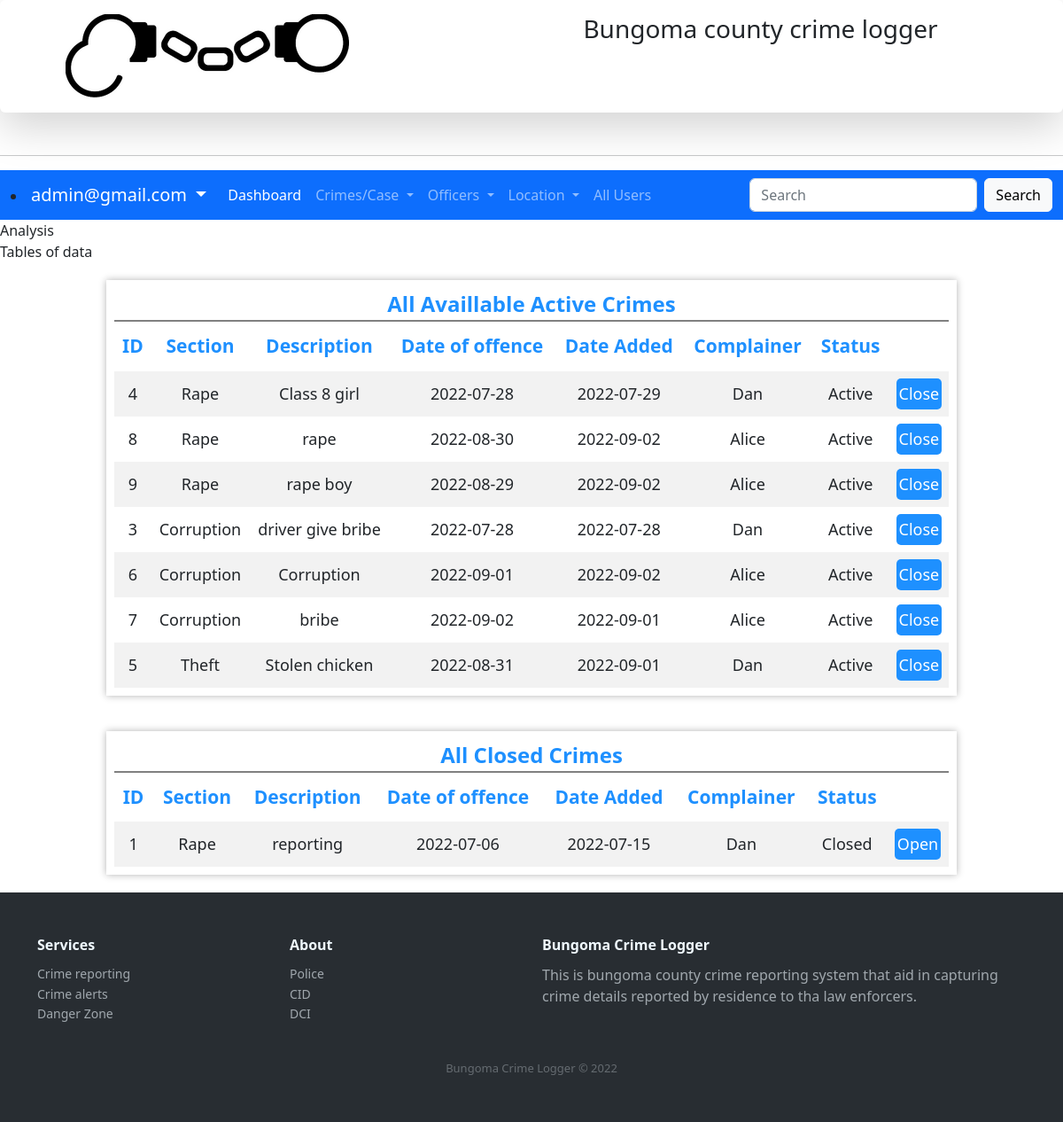
The page /crimes.php (signed in) on the database its author committed.
### tables this page shows
CREATE TABLE IF NOT EXISTS `tblcrime` (
  `crimeID` int(12) NOT NULL AUTO_INCREMENT,
  `sectionID` int(12) NOT NULL,
  `complainerID` int(12) NOT NULL,
  `description` varchar(255) NOT NULL,
  `countyID` int(12) NOT NULL,
  `constituencyID` int(12) NOT NULL,
  `wardID` int(12) NOT NULL,
  `dateofoffence` date NOT NULL,
  `timeofoffence` time NOT NULL,
  `dateadded` date NOT NULL,
  `dateupdated` date NOT NULL,
  `status` int(1) NOT NULL,
  PRIMARY KEY (`crimeID`),
  KEY `crseec` (`sectionID`),
  KEY `crcan` (`countyID`),
  KEY `crcon` (`complainerID`),
  KEY `crcos` (`constituencyID`),
  KEY `ward` (`wardID`)
);

CREATE TABLE IF NOT EXISTS `tblsection` (
  `sectionID` int(12) NOT NULL AUTO_INCREMENT,
  `sectionnmae` varchar(255) NOT NULL,
  `description` varchar(255) NOT NULL,
  `dateadded` date NOT NULL,
  `dateupdated` date NOT NULL,
  `status` int(1) NOT NULL,
  PRIMARY KEY (`sectionID`)
);

CREATE TABLE IF NOT EXISTS `tblresidence` (
  `residenceID` int(12) NOT NULL AUTO_INCREMENT,
  `residenceIdNumber` varchar(12) NOT NULL,
  `firstname` varchar(255) NOT NULL,
  `othername` varchar(255) NOT NULL,
  `gender` varchar(6) NOT NULL,
  `phone` varchar(255) NOT NULL,
  `email` varchar(255) NOT NULL,
  `countyID` int(12) NOT NULL,
  `consituencyID` int(12) NOT NULL,
  `wardID` int(12) NOT NULL,
  `village` varchar(255) NOT NULL,
  `photo` varchar(255) NOT NULL,
  `datecreated` date NOT NULL,
  `dateupdated` date NOT NULL,
  `status` int(1) NOT NULL,
  PRIMARY KEY (`residenceID`),
  UNIQUE KEY `email` (`email`),
  KEY `wardres` (`wardID`),
  KEY `countyres` (`countyID`),
  KEY `constres` (`consituencyID`)
);

### crimes.php (the view, shortened to what this page needs)
<?php require_once('Connections/crimecon.php'); ?>
<?php
$maxRows_allcrimesmangement = 10;
$pageNum_allcrimesmangement = 0;
$startRow_allcrimesmangement = $pageNum_allcrimesmangement * $maxRows_allcrimesmangement;
$query_allcrimesmangement = "SELECT tblcrime.crimeID,  tblcrime.`description`, tblcrime.dateofoffence, tblcrime.dateadded, tblcrime.status, tblsection.sectionnmae, tblresidence.firstname FROM tblcrime, tblsection, tblresidence WHERE tblsection.sectionID = tblcrime.sectionID  AND tblresidence.residenceID = tblcrime.complainerID  AND tblcrime.status = 1";
$query_limit_allcrimesmangement = sprintf("%s LIMIT %d, %d", $query_allcrimesmangement, $startRow_allcrimesmangement, $maxRows_allcrimesmangement);
$allcrimesmangement = mysql_query($query_limit_allcrimesmangement, $crimecon) or die(mysql_error());
$row_allcrimesmangement = mysql_fetch_assoc($allcrimesmangement);
$query_ClosedCrime = "SELECT tblcrime.crimeID,  tblcrime.description, tblcrime.dateofoffence, tblcrime.dateadded, tblcrime.status, tblsection.sectionnmae, tblresidence.firstname FROM tblcrime, tblsection, tblresidence WHERE tblsection.sectionID = tblcrime.sectionID  AND tblresidence.residenceID = tblcrime.complainerID  AND tblcrime.status = 0";
$ClosedCrime = mysql_query($query_ClosedCrime, $crimecon) or die(mysql_error());
$row_ClosedCrime = mysql_fetch_assoc($ClosedCrime);
?>
<!DOCTYPE html PUBLIC "-//W3C//DTD XHTML 1.0 Transitional//EN" "http://www.w3.org/TR/xhtml1/DTD/xhtml1-transitional.dtd">
<html xmlns="http://www.w3.org/1999/xhtml">
<head>
<link rel="stylesheet" type="text/css" href="customcss/navigation.css">
<link rel="stylesheet" type="text/css" href="customcss/myelements.css">
<link rel="stylesheet" type="text/css" href="customcss/admin.css">
<link rel="stylesheet" type="text/css" href="css/bootstrap.min.css">
<link rel="stylesheet" href="https://cdnjs.cloudflare.com/ajax/libs/ionicons/2.0.1/css/ionicons.min.css">
</head>
<body>
 <nav class="shadow-lg p-3 mb-5 bg-body rounded">
   <div class="logoholder">
   	<div class="logo-holder">
   		<img src="assets/logo/logo.png">
   	</div>
   	<div class="name-holder">
   		<h3>Bungoma county crime logger</h3>
   	</div>
   </div>
   </nav>
   <hr>
      <nav class="navbar navbar-expand-lg navbar-dark bg-primary">
  <div class="container-fluid">
      <li class="nav-item dropdown">
          <a class="navbar-brand dropdown-toggle" href="#" id="navbarDropdown" role="button" data-bs-toggle="dropdown" aria-expanded="false">
           <?php echo $_SESSION['username'] ?>
          </a>
        </li>
    <div class="collapse navbar-collapse" id="navbarSupportedContent">
      <ul class="navbar-nav me-auto mb-2 mb-lg-0">
      	<li class="nav-item">
          <a class="nav-link active" href="dashboardadmin.php">Dashboard</a>
        </li>
        <li class="nav-item dropdown">
          <a class="nav-link dropdown-toggle" href="#" id="navbarDropdown" role="button" data-bs-toggle="dropdown" aria-expanded="false">
            Crimes/Case
          </a>
        </li>
        <li class="nav-item dropdown">
          <a class="nav-link dropdown-toggle" href="#" id="navbarDropdown" role="button" data-bs-toggle="dropdown" aria-expanded="false">
            Officers
          </a>
        </li>
        <li class="nav-item dropdown">
          <a class="nav-link dropdown-toggle" href="#" id="navbarDropdown" role="button" data-bs-toggle="dropdown" aria-expanded="false">
            Location
          </a>
        </li>
        <li class="nav-item">
          <a class="nav-link" href="systemusers.php">All Users</a>
        </li>
      </ul>
      <form class="d-flex">
        <input class="form-control me-2" type="search" placeholder="Search" aria-label="Search">
        <button class="btn btn-light" type="submit">Search</button>
      </form>
    </div>
  </div>
</nav>
<label>Analysis</label><br>
<label>Tables of data</label>
<div class="scroll-table">
  <div class="table-holder">
    <div class="table-caption">
      <label class="largeText dodgerblueText">All Availlable Active Crimes <span></span></label>
    </div>
    <table>
      <thead>
  <tr>
    <th>ID</th>
    <th>Section</th>
    <th>Description</th>
    <th>Date of offence</th>
    <th>Date Added</th>
    <th>Complainer</th>
    <th>Status</th>
  </tr>
  </thead>
  <tbody>
<?php do { ?>
    <tr>
      <td><?php echo $row_allcrimesmangement['crimeID']; ?></td>
      <td><?php echo $row_allcrimesmangement['sectionnmae']; ?></td>
      <td><?php echo $row_allcrimesmangement['description']; ?></td>
      <td><?php echo $row_allcrimesmangement['dateofoffence']; ?></td>
      <td><?php echo $row_allcrimesmangement['dateadded']; ?></td>
      <td><?php echo $row_allcrimesmangement['firstname']; ?></td>
      <td><?php   if($row_allcrimesmangement['status'] == 1){
        echo "Active";
      }else{
        echo "Closed";
      } ?></td>
      <td><form action="crimes.php" method="POST" name="formclosecrime" id="closecrime1"> <button class="myActionbutton" value="<?php echo $row_allcrimesmangement['crimeID']; ?>" name="btnclosecase">Close</button>
      </form>
    </td>
    </tr>
    <?php } while ($row_allcrimesmangement = mysql_fetch_assoc($allcrimesmangement)); ?>
    </tbody>
</table>
  </div>
  </div>
  <div class="scroll-table">
  <div class="table-holder">
    <div class="table-caption">
      <label class="largeText dodgerblueText">All Closed Crimes <span></span></label>
    </div>
    <table>
      <thead>
  <tr>
    <th>ID</th>
    <th>Section</th>
    <th>Description</th>
    <th>Date of offence</th>
    <th>Date Added</th>
    <th>Complainer</th>
    <th>Status</th>
  </tr>
  </thead>
  <tbody>
<?php do { ?>
    <tr>
      <td><?php echo $row_ClosedCrime['crimeID']; ?></td>
      <td><?php echo $row_ClosedCrime['sectionnmae']; ?></td>
      <td><?php echo $row_ClosedCrime['description']; ?></td>
      <td><?php echo $row_ClosedCrime['dateofoffence']; ?></td>
      <td><?php echo $row_ClosedCrime['dateadded']; ?></td>
      <td><?php echo $row_ClosedCrime['firstname']; ?></td>
      <td><?php   if($row_ClosedCrime['status'] == 0 && $row_ClosedCrime['crimeID'] >= 1){
        echo "Closed";
      }else{
      } ?></td>
      <td><form action="crimes.php" method="POST" name="formopencrime" id="opencrime1"> <button class="myActionbutton" value="<?php echo $row_ClosedCrime['crimeID']; ?>" name="btnopencase">Open</button>
      </form>
    </td>
    </tr>
    <?php } while ($row_ClosedCrime = mysql_fetch_assoc($ClosedCrime)); ?>
    </tbody>
</table>
  </div>
  </div>
<div class="footer-dark">
        <footer>
            <div class="container">
                <div class="row">
                    <div class="col-sm-6 col-md-3 item">
                        <h3>Services</h3>
                        <ul>
                            <li><a href="#">Crime reporting</a></li>
                            <li><a href="#">Crime alerts</a></li>
                            <li><a href="#">Danger Zone </a></li>
                        </ul>
                    </div>
                    <div class="col-sm-6 col-md-3 item">
                        <h3>About</h3>
                        <ul>
                            <li><a href="#">Police</a></li>
                            <li><a href="#">CID</a></li>
                            <li><a href="#">DCI</a></li>
                        </ul>
                    </div>
                    <div class="col-md-6 item text">
                        <h3>Bungoma  Crime Logger</h3>
                        <p>This is bungoma county crime reporting system that aid in capturing crime details reported by residence to tha law enforcers.</p>
                    </div>
                </div>
                <p class="copyright">Bungoma  Crime Logger &copy; 2022</p>
            </div>
        </footer>
    </div>
</body>
</html>

### customcss/navigation.css (style rules this page uses)
.logoholder { display: flex; }
.logo-holder { width: 50%; padding-left: 5%; }
.name-holder { width: 50%; padding-left: 5%; }
.footer-dark { padding:50px 0; color:#f0f9ff; background-color:#282d32; }
.footer-dark h3 { margin-top:0; margin-bottom:12px; font-weight:bold; font-size:16px; }
.footer-dark ul { padding:0; list-style:none; line-height:1.6; font-size:14px; margin-bottom:0; }
.footer-dark ul a { color:inherit; text-decoration:none; opacity:0.6; }
.footer-dark .item.text { margin-bottom:36px; }
.footer-dark .item.text p { opacity:0.6; margin-bottom:0; }
.footer-dark .copyright { text-align:center; padding-top:24px; opacity:0.3; font-size:13px; margin-bottom:0; }

### customcss/myelements.css (style rules this page uses)
.myActionbutton { padding: 4px 3px; background: dodgerblue; color: white; font-size: 18px; border-radius: 5px; outline: none; border: none; }
.largeText { font-size: 24px; font-weight: bold; }
.dodgerblueText { color: dodgerblue; }
.scroll-table { overflow: hidden; overflow-x: scroll; }
.table-holder { background: #fff; width: 80%; min-width: 750px; margin-left: 10%; border: 1px solid #fff; box-shadow: 0 0 0.5rem 0 rgba(0 ,0,0,0.3); padding: 8px; margin-top: 20px; margin-bottom: 20px; }
.table-caption { display: flex; justify-content: center; width: 100%; border-bottom: 2px solid grey; }
.table-holder table { width: 100%; }
.table-holder thead { color: dodgerblue; font-size: 21px; text-align: center; background-color: #fff; }
.table-holder th { padding: 12px 8px; }
.table-holder td { text-align: center; font-size: 18px; padding: 8px 6px; }
.table-holder tbody tr:nth-child(odd) { background-color: #f2f2f2; }

### crimes.php (style rules this page uses)
.myActionbutton { background: dodgerblue; color: white; font-size: 18px; border-radius: 5px; outline: none; border: none; }

### rows shown on the page
tblcrime: crimeID "4", sectionID.sectionnmae "Rape", description "Class 8 girl", dateofoffence "2022-07-28", dateadded "2022-07-29", complainerID.firstname "Dan", status "Active"
tblcrime: crimeID "8", sectionID.sectionnmae "Rape", description "rape", dateofoffence "2022-08-30", dateadded "2022-09-02", complainerID.firstname "Alice", status "Active"
tblcrime: crimeID "9", sectionID.sectionnmae "Rape", description "rape boy", dateofoffence "2022-08-29", dateadded "2022-09-02", complainerID.firstname "Alice", status "Active"
tblcrime: crimeID "3", sectionID.sectionnmae "Corruption", description "driver give bribe", dateofoffence "2022-07-28", dateadded "2022-07-28", complainerID.firstname "Dan", status "Active"
tblcrime: crimeID "6", sectionID.sectionnmae "Corruption", description "Corruption", dateofoffence "2022-09-01", dateadded "2022-09-02", complainerID.firstname "Alice", status "Active"
tblcrime: crimeID "7", sectionID.sectionnmae "Corruption", description "bribe", dateofoffence "2022-09-02", dateadded "2022-09-01", complainerID.firstname "Alice", status "Active"
tblcrime: crimeID "5", sectionID.sectionnmae "Theft", description "Stolen chicken", dateofoffence "2022-08-31", dateadded "2022-09-01", complainerID.firstname "Dan", status "Active"
tblcrime: crimeID "1", sectionID.sectionnmae "Rape", description "reporting", dateofoffence "2022-07-06", dateadded "2022-07-15", complainerID.firstname "Dan", status "Closed"

### other values the page prints
$_SESSION['username'] "admin@gmail.com"
